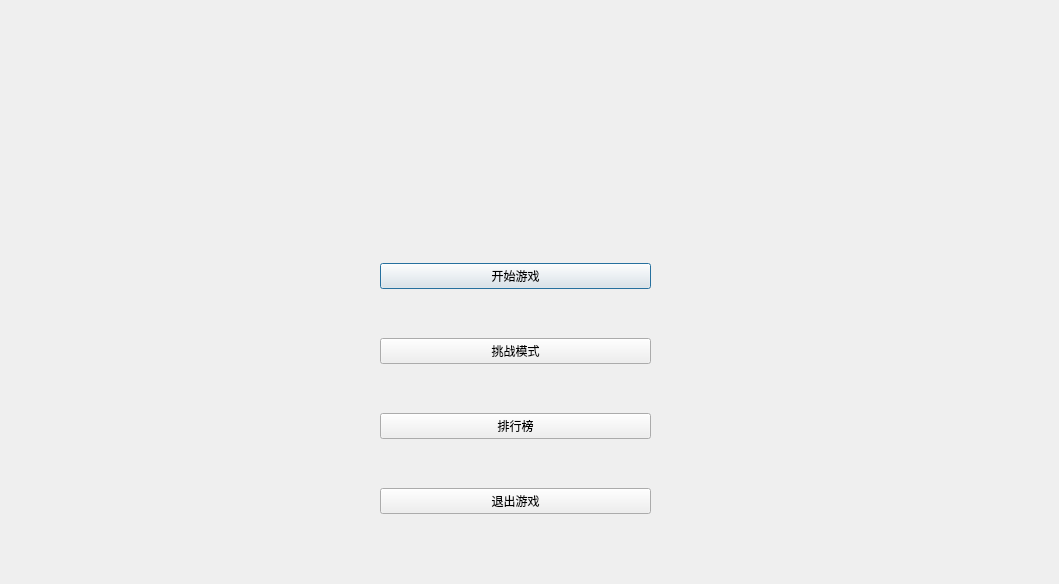
<?xml version="1.0" encoding="UTF-8"?>
<ui version="4.0">
 <class>Dialog</class>
 <widget class="QDialog" name="Dialog">
  <property name="geometry">
   <rect>
    <x>0</x>
    <y>0</y>
    <width>1059</width>
    <height>584</height>
   </rect>
  </property>
  <property name="windowTitle">
   <string>Dialog</string>
  </property>
  <property name="styleSheet">
   <string notr="true">QpushButton{rgb(170, 255, 255)}</string>
  </property>
  <widget class="QWidget" name="layoutWidget">
   <property name="geometry">
    <rect>
     <x>380</x>
     <y>220</y>
     <width>271</width>
     <height>341</height>
    </rect>
   </property>
   <layout class="QVBoxLayout" name="verticalLayout">
    <item>
     <widget class="QPushButton" name="pushButton">
      <property name="text">
       <string>开始游戏</string>
      </property>
     </widget>
    </item>
    <item>
     <widget class="QPushButton" name="pushButton_4">
      <property name="text">
       <string>挑战模式</string>
      </property>
     </widget>
    </item>
    <item>
     <widget class="QPushButton" name="pushButton_2">
      <property name="text">
       <string>排行榜</string>
      </property>
     </widget>
    </item>
    <item>
     <widget class="QPushButton" name="pushButton_3">
      <property name="styleSheet">
       <string notr="true"/>
      </property>
      <property name="text">
       <string>退出游戏</string>
      </property>
     </widget>
    </item>
   </layout>
  </widget>
 </widget>
 <resources/>
 <connections/>
</ui>
